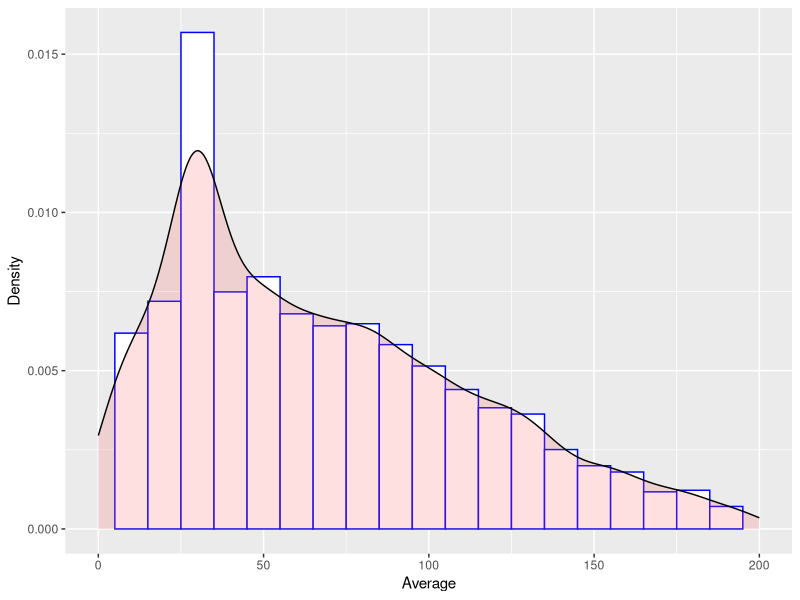
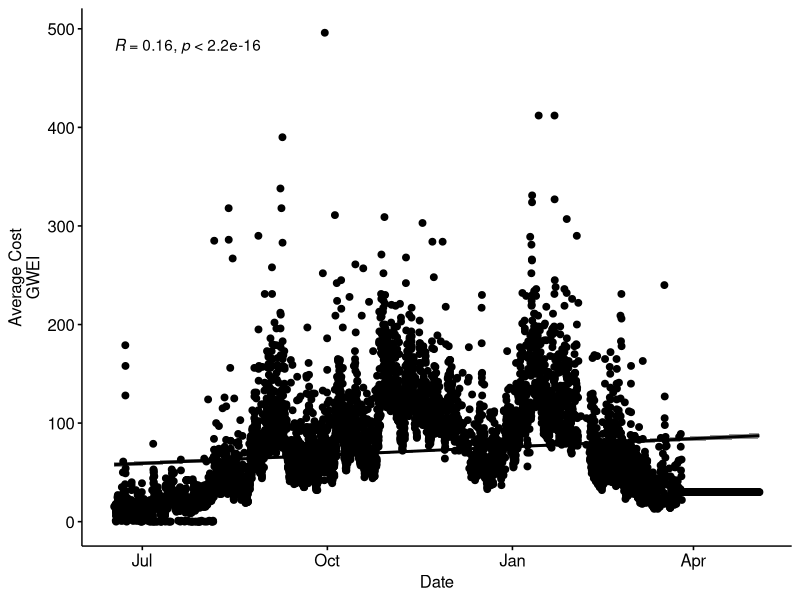
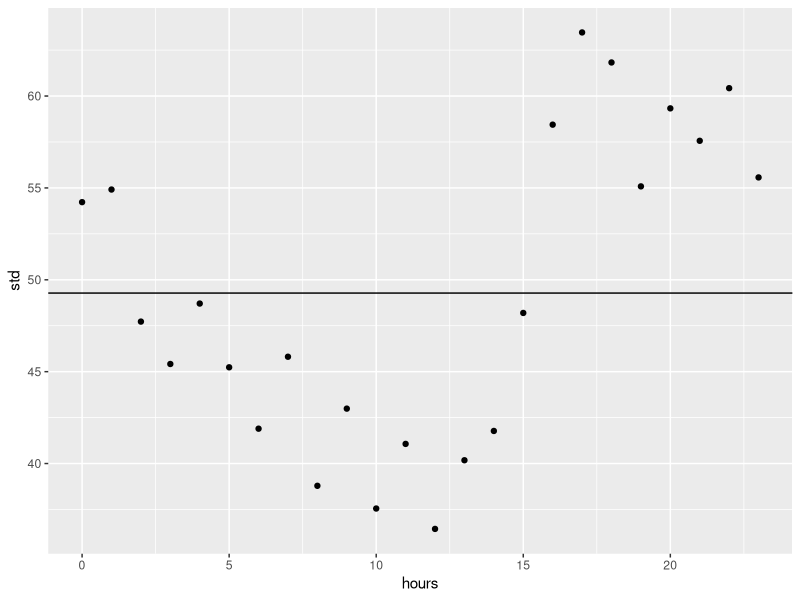
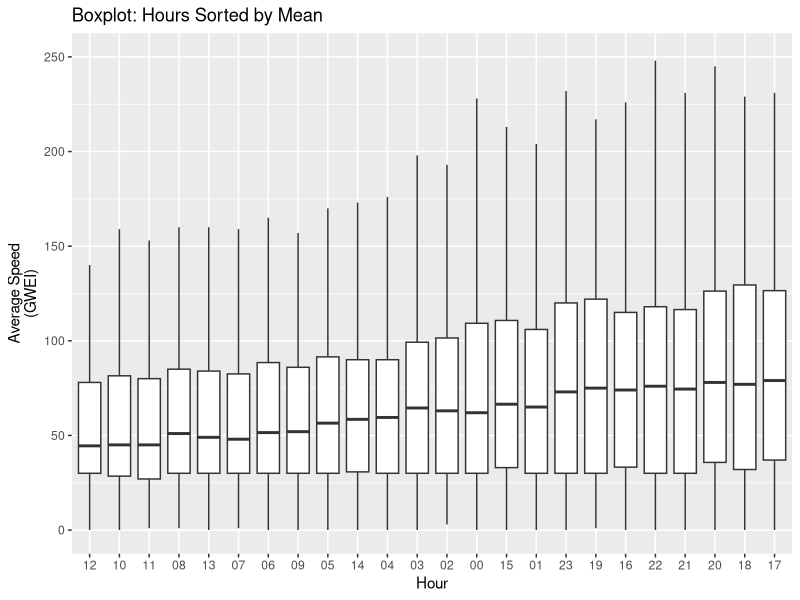
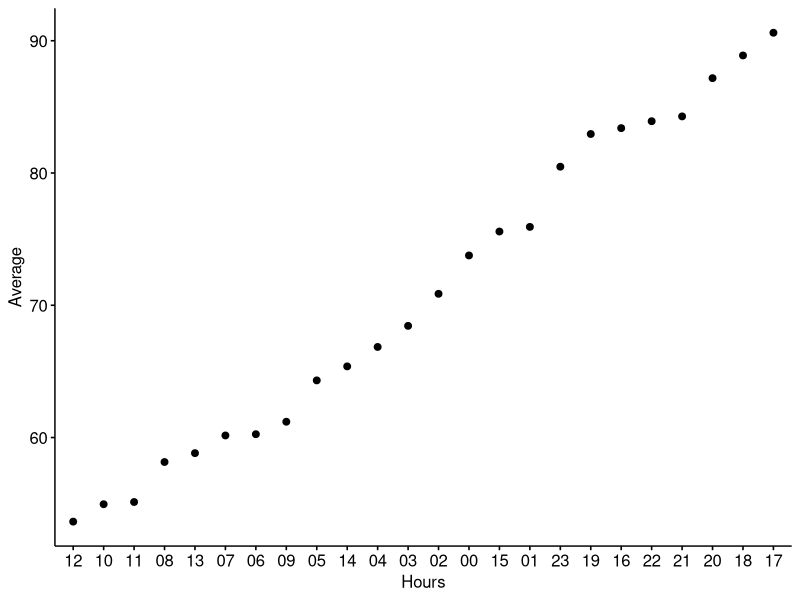

Recreate these plots in R, in order.
## ---- chunk 1
knitr::opts_chunk$set(warning = FALSE, message = FALSE) 
## ---- chunk 2
library(ggplot2)
library(dplyr)
library(tidyverse)
library(ggpubr)
## ---- chunk 3
setwd(r"(C:\Users\Aymen\Desktop\Intro DS - 3010\Final\Completed)")
df <- read.csv('GasGot.csv')
head(df, 5)
## ---- chunk 4
df$datetime <- format(as.POSIXct(df$datetime,
                                 format="%Y-%m-%d %H:%M:%S",
                                 tz="UTC"),
                      format = "%H")
names(df)[names(df)== 'datetime'] <- "hour"
df <- rename_with(df, toupper)
head(df, 5)
## ---- chunk 5
ggplot(df, aes(x=AVERAGE)) + 
  geom_histogram(aes(y=..density..), colour="blue", fill="white", binwidth = 10)+
  geom_density(alpha=.2, fill="#FF6666") +
  xlim(c(0,200)) + 
  xlab("Average") +
  ylab("Density")
## ---- chunk 6
getmode <- function(v) {
  uniqv <- unique(v)
  uniqv[which.max(tabulate(match(v, uniqv)))]
}
## ---- chunk 7
df2 <- read.csv('GasGot.csv')
df2$datetime <- as.POSIXct(df2$datetime,
                                 format="%Y-%m-%d %H:%M:%S",
                                 tz="UTC")

#df2$datetime <- as.numeric(df2$datetime)
cor(x=as.numeric(df2$datetime), y=df2$average,  method = "pearson", use = "complete.obs")

ggscatter(df2, x = 'datetime', y = 'average', 
          add = "reg.line", conf.int = TRUE, 
          cor.coef = TRUE, cor.method = "pearson",
          xlab = "Date", ylab = "Average Cost\nGWEI")
## ---- chunk 8
hours = c()
std = c()
for (i in 0:23){
  hours <- c(hours, i)
  df2 <- filter(df, as.integer(HOUR) == i)
  deviation = sd(df2$AVERAGE)
  std <- c(std, deviation)
}
dfSTD <- data.frame(hours, std)
head(dfSTD)

ggplot(dfSTD, aes(x = hours, y= std)) + geom_point() +
  geom_hline(yintercept = mean(std))
## ---- chunk 9
ggplot(df, aes(x=reorder(HOUR, AVERAGE), y=AVERAGE)) +
  geom_boxplot(outlier.shape = NA) +
  labs(y="Average Speed\n(GWEI)", x="Hour", 
       title="Boxplot: Hours Sorted by Mean") +
  ylim(0,250)
## ---- chunk 10
df$HOUR <- factor(df$HOUR)

averages <- c()
hours <-c()
for (hour in unique(df$HOUR)){
  hours <- append(hours, hour)
  averages <- append(x=averages,
                     value = mean(df[df$HOUR == hour,'AVERAGE']))
}
df3 <- list(average = averages, hours = hours)
df3 <- as.data.frame(df3)
df3 <- df3[order(averages),]

ggscatter(df3, x = "hours", y = 'average', 
          add = "reg.line", conf.int = TRUE, 
          cor.coef = TRUE, cor.method = "pearson",
          xlab = "Hours", ylab = "Average")
## ---- chunk 11
cor.test(as.numeric(df3$hours), df3$average, method=c("pearson", "kendall", "spearman"))
## ---- chunk 12
model <- lm(as.numeric(average)~as.numeric(hours), df3)
summary(model)
